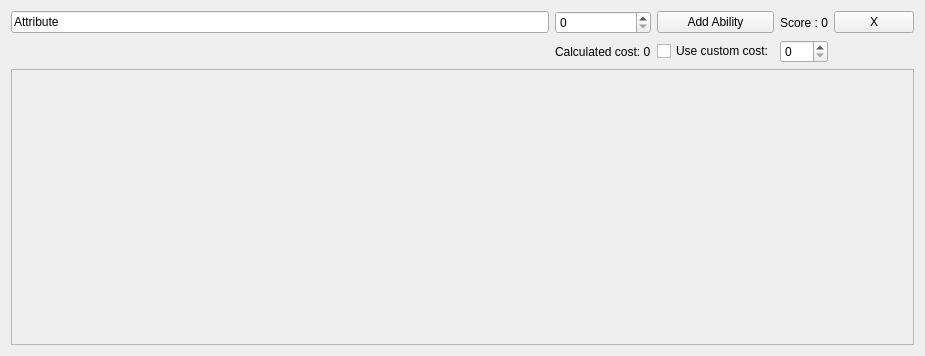
<?xml version="1.0" encoding="UTF-8"?>
<ui version="4.0">
 <class>attributeForm</class>
 <widget class="QWidget" name="attributeForm">
  <property name="geometry">
   <rect>
    <x>0</x>
    <y>0</y>
    <width>925</width>
    <height>356</height>
   </rect>
  </property>
  <property name="sizePolicy">
   <sizepolicy hsizetype="Expanding" vsizetype="Preferred">
    <horstretch>0</horstretch>
    <verstretch>0</verstretch>
   </sizepolicy>
  </property>
  <property name="windowTitle">
   <string>Form</string>
  </property>
  <layout class="QGridLayout" name="gridLayout">
   <item row="0" column="3">
    <widget class="QPushButton" name="pushButton">
     <property name="text">
      <string>Add Ability</string>
     </property>
    </widget>
   </item>
   <item row="0" column="1">
    <widget class="QLineEdit" name="lineEdit">
     <property name="text">
      <string>Attribute</string>
     </property>
    </widget>
   </item>
   <item row="0" column="5">
    <widget class="QPushButton" name="deleteButton">
     <property name="text">
      <string>X</string>
     </property>
    </widget>
   </item>
   <item row="2" column="1" colspan="5">
    <widget class="QScrollArea" name="scrollArea">
     <property name="sizePolicy">
      <sizepolicy hsizetype="Expanding" vsizetype="Minimum">
       <horstretch>0</horstretch>
       <verstretch>0</verstretch>
      </sizepolicy>
     </property>
     <property name="widgetResizable">
      <bool>true</bool>
     </property>
     <widget class="QWidget" name="ability">
      <property name="geometry">
       <rect>
        <x>0</x>
        <y>0</y>
        <width>905</width>
        <height>270</height>
       </rect>
      </property>
     </widget>
    </widget>
   </item>
   <item row="0" column="2">
    <widget class="QSpinBox" name="value"/>
   </item>
   <item row="0" column="4">
    <widget class="QLabel" name="score">
     <property name="text">
      <string>Score : 0</string>
     </property>
    </widget>
   </item>
   <item row="1" column="3">
    <widget class="QCheckBox" name="customBox">
     <property name="text">
      <string>Use custom cost:</string>
     </property>
    </widget>
   </item>
   <item row="1" column="2">
    <widget class="QLabel" name="calculateCost">
     <property name="text">
      <string>Calculated cost: 0</string>
     </property>
    </widget>
   </item>
   <item row="1" column="4">
    <widget class="QSpinBox" name="customValue"/>
   </item>
  </layout>
 </widget>
 <resources/>
 <connections/>
</ui>
